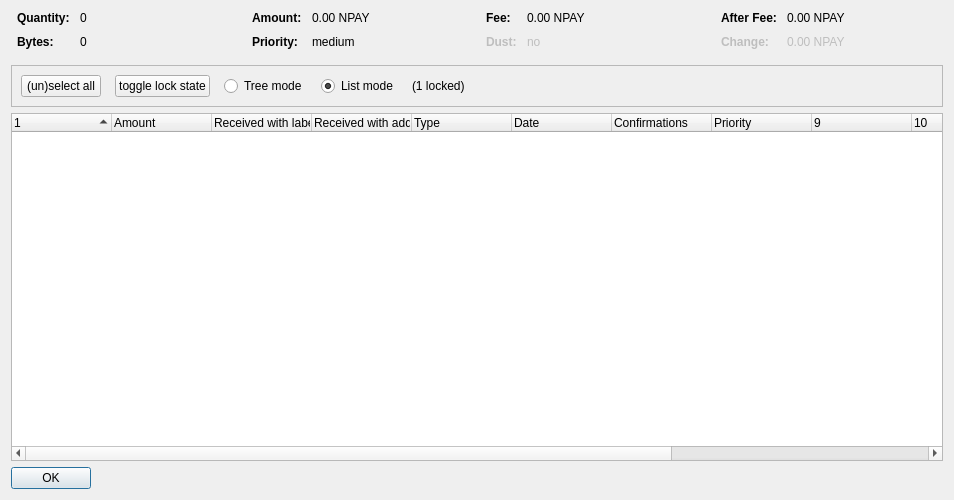
<?xml version="1.0" encoding="UTF-8"?>
<ui version="4.0">
 <class>CoinControlDialog</class>
 <widget class="QDialog" name="CoinControlDialog">
  <property name="geometry">
   <rect>
    <x>0</x>
    <y>0</y>
    <width>954</width>
    <height>500</height>
   </rect>
  </property>
  <property name="windowTitle">
   <string>Coin Selection</string>
  </property>
  <layout class="QVBoxLayout" name="verticalLayout">
   <item>
    <layout class="QHBoxLayout" name="horizontalLayoutTop" stretch="0,0,0,0">
     <property name="topMargin">
      <number>0</number>
     </property>
     <property name="bottomMargin">
      <number>10</number>
     </property>
     <item>
      <layout class="QFormLayout" name="formLayoutCoinControl1">
       <property name="horizontalSpacing">
        <number>10</number>
       </property>
       <property name="verticalSpacing">
        <number>10</number>
       </property>
       <property name="leftMargin">
        <number>6</number>
       </property>
       <property name="rightMargin">
        <number>6</number>
       </property>
       <item row="0" column="0">
        <widget class="QLabel" name="labelCoinControlQuantityText">
         <property name="font">
          <font>
           <weight>75</weight>
           <bold>true</bold>
          </font>
         </property>
         <property name="text">
          <string>Quantity:</string>
         </property>
        </widget>
       </item>
       <item row="0" column="1">
        <widget class="QLabel" name="labelCoinControlQuantity">
         <property name="cursor">
          <cursorShape>IBeamCursor</cursorShape>
         </property>
         <property name="contextMenuPolicy">
          <enum>Qt::ActionsContextMenu</enum>
         </property>
         <property name="text">
          <string notr="true">0</string>
         </property>
         <property name="textInteractionFlags">
          <set>Qt::LinksAccessibleByMouse|Qt::TextSelectableByKeyboard|Qt::TextSelectableByMouse</set>
         </property>
        </widget>
       </item>
       <item row="1" column="0">
        <widget class="QLabel" name="labelCoinControlBytesText">
         <property name="font">
          <font>
           <weight>75</weight>
           <bold>true</bold>
          </font>
         </property>
         <property name="text">
          <string>Bytes:</string>
         </property>
        </widget>
       </item>
       <item row="1" column="1">
        <widget class="QLabel" name="labelCoinControlBytes">
         <property name="cursor">
          <cursorShape>IBeamCursor</cursorShape>
         </property>
         <property name="contextMenuPolicy">
          <enum>Qt::ActionsContextMenu</enum>
         </property>
         <property name="text">
          <string notr="true">0</string>
         </property>
         <property name="textInteractionFlags">
          <set>Qt::LinksAccessibleByMouse|Qt::TextSelectableByKeyboard|Qt::TextSelectableByMouse</set>
         </property>
        </widget>
       </item>
      </layout>
     </item>
     <item>
      <layout class="QFormLayout" name="formLayoutCoinControl2">
       <property name="horizontalSpacing">
        <number>10</number>
       </property>
       <property name="verticalSpacing">
        <number>10</number>
       </property>
       <property name="leftMargin">
        <number>6</number>
       </property>
       <property name="rightMargin">
        <number>6</number>
       </property>
       <item row="0" column="0">
        <widget class="QLabel" name="labelCoinControlAmountText">
         <property name="font">
          <font>
           <weight>75</weight>
           <bold>true</bold>
          </font>
         </property>
         <property name="text">
          <string>Amount:</string>
         </property>
        </widget>
       </item>
       <item row="0" column="1">
        <widget class="QLabel" name="labelCoinControlAmount">
         <property name="cursor">
          <cursorShape>IBeamCursor</cursorShape>
         </property>
         <property name="contextMenuPolicy">
          <enum>Qt::ActionsContextMenu</enum>
         </property>
         <property name="text">
          <string notr="true">0.00 NPAY</string>
         </property>
         <property name="textInteractionFlags">
          <set>Qt::LinksAccessibleByMouse|Qt::TextSelectableByKeyboard|Qt::TextSelectableByMouse</set>
         </property>
        </widget>
       </item>
       <item row="1" column="0">
        <widget class="QLabel" name="labelCoinControlPriorityText">
         <property name="font">
          <font>
           <weight>75</weight>
           <bold>true</bold>
          </font>
         </property>
         <property name="text">
          <string>Priority:</string>
         </property>
        </widget>
       </item>
       <item row="1" column="1">
        <widget class="QLabel" name="labelCoinControlPriority">
         <property name="cursor">
          <cursorShape>IBeamCursor</cursorShape>
         </property>
         <property name="contextMenuPolicy">
          <enum>Qt::ActionsContextMenu</enum>
         </property>
         <property name="text">
          <string>medium</string>
         </property>
         <property name="textInteractionFlags">
          <set>Qt::LinksAccessibleByMouse|Qt::TextSelectableByKeyboard|Qt::TextSelectableByMouse</set>
         </property>
        </widget>
       </item>
      </layout>
     </item>
     <item>
      <layout class="QFormLayout" name="formLayoutCoinControl3">
       <property name="horizontalSpacing">
        <number>10</number>
       </property>
       <property name="verticalSpacing">
        <number>10</number>
       </property>
       <property name="leftMargin">
        <number>6</number>
       </property>
       <property name="rightMargin">
        <number>6</number>
       </property>
       <item row="0" column="0">
        <widget class="QLabel" name="labelCoinControlFeeText">
         <property name="font">
          <font>
           <weight>75</weight>
           <bold>true</bold>
          </font>
         </property>
         <property name="text">
          <string>Fee:</string>
         </property>
        </widget>
       </item>
       <item row="0" column="1">
        <widget class="QLabel" name="labelCoinControlFee">
         <property name="cursor">
          <cursorShape>IBeamCursor</cursorShape>
         </property>
         <property name="contextMenuPolicy">
          <enum>Qt::ActionsContextMenu</enum>
         </property>
         <property name="text">
          <string notr="true">0.00 NPAY</string>
         </property>
         <property name="textInteractionFlags">
          <set>Qt::LinksAccessibleByMouse|Qt::TextSelectableByKeyboard|Qt::TextSelectableByMouse</set>
         </property>
        </widget>
       </item>
       <item row="1" column="0">
        <widget class="QLabel" name="labelCoinControlLowOutputText">
         <property name="enabled">
          <bool>false</bool>
         </property>
         <property name="font">
          <font>
           <weight>75</weight>
           <bold>true</bold>
          </font>
         </property>
         <property name="text">
          <string>Dust:</string>
         </property>
        </widget>
       </item>
       <item row="1" column="1">
        <widget class="QLabel" name="labelCoinControlLowOutput">
         <property name="enabled">
          <bool>false</bool>
         </property>
         <property name="cursor">
          <cursorShape>IBeamCursor</cursorShape>
         </property>
         <property name="contextMenuPolicy">
          <enum>Qt::ActionsContextMenu</enum>
         </property>
         <property name="text">
          <string>no</string>
         </property>
         <property name="textInteractionFlags">
          <set>Qt::LinksAccessibleByMouse|Qt::TextSelectableByKeyboard|Qt::TextSelectableByMouse</set>
         </property>
        </widget>
       </item>
      </layout>
     </item>
     <item>
      <layout class="QFormLayout" name="formLayoutCoinControl4">
       <property name="horizontalSpacing">
        <number>10</number>
       </property>
       <property name="verticalSpacing">
        <number>10</number>
       </property>
       <property name="leftMargin">
        <number>6</number>
       </property>
       <property name="rightMargin">
        <number>6</number>
       </property>
       <item row="0" column="0">
        <widget class="QLabel" name="labelCoinControlAfterFeeText">
         <property name="font">
          <font>
           <weight>75</weight>
           <bold>true</bold>
          </font>
         </property>
         <property name="text">
          <string>After Fee:</string>
         </property>
        </widget>
       </item>
       <item row="0" column="1">
        <widget class="QLabel" name="labelCoinControlAfterFee">
         <property name="cursor">
          <cursorShape>IBeamCursor</cursorShape>
         </property>
         <property name="contextMenuPolicy">
          <enum>Qt::ActionsContextMenu</enum>
         </property>
         <property name="text">
          <string notr="true">0.00 NPAY</string>
         </property>
         <property name="textInteractionFlags">
          <set>Qt::LinksAccessibleByMouse|Qt::TextSelectableByKeyboard|Qt::TextSelectableByMouse</set>
         </property>
        </widget>
       </item>
       <item row="1" column="0">
        <widget class="QLabel" name="labelCoinControlChangeText">
         <property name="enabled">
          <bool>false</bool>
         </property>
         <property name="font">
          <font>
           <weight>75</weight>
           <bold>true</bold>
          </font>
         </property>
         <property name="text">
          <string>Change:</string>
         </property>
        </widget>
       </item>
       <item row="1" column="1">
        <widget class="QLabel" name="labelCoinControlChange">
         <property name="enabled">
          <bool>false</bool>
         </property>
         <property name="cursor">
          <cursorShape>IBeamCursor</cursorShape>
         </property>
         <property name="contextMenuPolicy">
          <enum>Qt::ActionsContextMenu</enum>
         </property>
         <property name="text">
          <string notr="true">0.00 NPAY</string>
         </property>
         <property name="textInteractionFlags">
          <set>Qt::LinksAccessibleByMouse|Qt::TextSelectableByKeyboard|Qt::TextSelectableByMouse</set>
         </property>
        </widget>
       </item>
      </layout>
     </item>
    </layout>
   </item>
   <item>
    <widget class="QFrame" name="frame">
     <property name="minimumSize">
      <size>
       <width>0</width>
       <height>40</height>
      </size>
     </property>
     <property name="frameShape">
      <enum>QFrame::StyledPanel</enum>
     </property>
     <property name="frameShadow">
      <enum>QFrame::Sunken</enum>
     </property>
     <layout class="QHBoxLayout" name="horizontalLayout">
      <item>
       <layout class="QHBoxLayout" name="horizontalLayoutPanel" stretch="0,0,0,0,0,0">
        <property name="spacing">
         <number>14</number>
        </property>
        <item>
         <widget class="QPushButton" name="pushButtonSelectAll">
          <property name="sizePolicy">
           <sizepolicy hsizetype="Maximum" vsizetype="Fixed">
            <horstretch>0</horstretch>
            <verstretch>0</verstretch>
           </sizepolicy>
          </property>
          <property name="text">
           <string>(un)select all</string>
          </property>
          <property name="autoDefault">
           <bool>false</bool>
          </property>
         </widget>
        </item>
        <item>
         <widget class="QPushButton" name="pushButtonToggleLock">
          <property name="sizePolicy">
           <sizepolicy hsizetype="Maximum" vsizetype="Fixed">
            <horstretch>0</horstretch>
            <verstretch>0</verstretch>
           </sizepolicy>
          </property>
          <property name="text">
           <string>toggle lock state</string>
          </property>
          <property name="autoDefault">
           <bool>false</bool>
          </property>
         </widget>
        </item>
        <item>
         <widget class="QRadioButton" name="radioTreeMode">
          <property name="sizePolicy">
           <sizepolicy hsizetype="Maximum" vsizetype="Fixed">
            <horstretch>0</horstretch>
            <verstretch>0</verstretch>
           </sizepolicy>
          </property>
          <property name="text">
           <string>Tree mode</string>
          </property>
         </widget>
        </item>
        <item>
         <widget class="QRadioButton" name="radioListMode">
          <property name="sizePolicy">
           <sizepolicy hsizetype="Maximum" vsizetype="Fixed">
            <horstretch>0</horstretch>
            <verstretch>0</verstretch>
           </sizepolicy>
          </property>
          <property name="text">
           <string>List mode</string>
          </property>
          <property name="checked">
           <bool>true</bool>
          </property>
         </widget>
        </item>
        <item>
         <widget class="QLabel" name="labelLocked">
          <property name="text">
           <string>(1 locked)</string>
          </property>
         </widget>
        </item>
        <item>
         <spacer name="horizontalSpacer">
          <property name="orientation">
           <enum>Qt::Horizontal</enum>
          </property>
          <property name="sizeHint" stdset="0">
           <size>
            <width>40</width>
            <height>20</height>
           </size>
          </property>
         </spacer>
        </item>
       </layout>
      </item>
     </layout>
    </widget>
   </item>
   <item>
    <widget class="CoinControlTreeWidget" name="treeWidget">
     <property name="contextMenuPolicy">
      <enum>Qt::CustomContextMenu</enum>
     </property>
     <property name="sortingEnabled">
      <bool>false</bool>
     </property>
     <property name="columnCount">
      <number>13</number>
     </property>
     <attribute name="headerShowSortIndicator" stdset="0">
      <bool>true</bool>
     </attribute>
     <attribute name="headerStretchLastSection">
      <bool>false</bool>
     </attribute>
     <column>
      <property name="text">
       <string/>
      </property>
     </column>
     <column>
      <property name="text">
       <string>Amount</string>
      </property>
     </column>
     <column>
      <property name="text">
       <string>Received with label</string>
      </property>
     </column>
     <column>
      <property name="text">
       <string>Received with address</string>
      </property>
     </column>
     <column>
      <property name="text">
	<string>Type</string>
      </property>
     </column>
     <column>
      <property name="text">	 
       <string>Date</string>
      </property>
     </column>
     <column>
      <property name="text">
       <string>Confirmations</string>
      </property>
      <property name="toolTip">
       <string>Confirmed</string>
      </property>
     </column>
     <column>
      <property name="text">
       <string>Priority</string>
      </property>
     </column>
     <column>
      <property name="text">
       <string/>
      </property>
     </column>
     <column>
      <property name="text">
       <string/>
      </property>
     </column>
     <column>
      <property name="text">
       <string/>
      </property>
     </column>
     <column>
      <property name="text">
       <string/>
      </property>
     </column>
     <column>
      <property name="text">
       <string/>
      </property>
     </column>
    </widget>
   </item>
   <item>
    <widget class="QDialogButtonBox" name="buttonBox">
     <property name="sizePolicy">
      <sizepolicy hsizetype="Maximum" vsizetype="Fixed">
       <horstretch>0</horstretch>
       <verstretch>0</verstretch>
      </sizepolicy>
     </property>
     <property name="orientation">
      <enum>Qt::Horizontal</enum>
     </property>
     <property name="standardButtons">
      <set>QDialogButtonBox::Ok</set>
     </property>
    </widget>
   </item>
  </layout>
 </widget>
 <customwidgets>
  <customwidget>
   <class>CoinControlTreeWidget</class>
   <extends>QTreeWidget</extends>
   <header>coincontroltreewidget.h</header>
  </customwidget>
 </customwidgets>
 <resources/>
 <connections/>
</ui>
